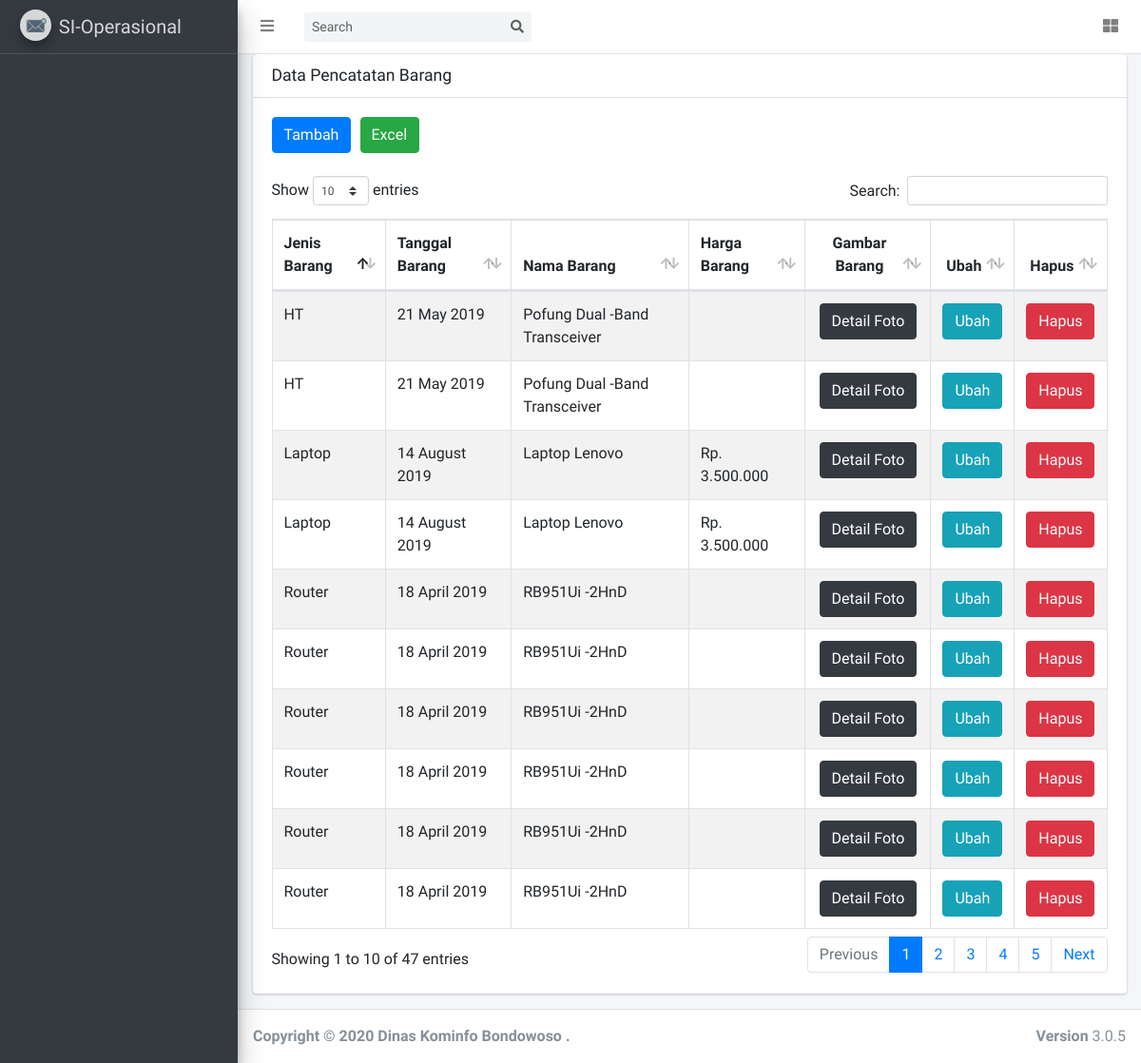
/index.php/barang, run on the app's committed database.
### tables this page shows
CREATE TABLE `tbl_barang` (
  `id_barang` int(11) NOT NULL,
  `id_jenis` int(11) NOT NULL,
  `id_kegiatan` int(11) NOT NULL,
  `id_satuan` int(11) NOT NULL,
  `tgl_barang` date NOT NULL,
  `nama_barang` varchar(100) NOT NULL,
  `model_barang` varchar(100) NOT NULL,
  `fcc_barang` varchar(200) NOT NULL,
  `upc_barang` varchar(100) NOT NULL,
  `hwversi_barang` varchar(100) NOT NULL,
  `cmiit_barang` varchar(100) NOT NULL,
  `kg_barang` varchar(100) NOT NULL,
  `produk_barang` varchar(100) NOT NULL,
  `type_barang` varchar(100) NOT NULL,
  `plug_barang` varchar(100) NOT NULL,
  `mac_barang` varchar(60) NOT NULL,
  `seri_barang` varchar(50) NOT NULL,
  `power_barang` varchar(20) NOT NULL,
  `frek_barang` varchar(50) NOT NULL,
  `stok_barang` int(11) NOT NULL,
  `harga_barang` varchar(20) NOT NULL,
  `img_barang` varchar(200) NOT NULL
);

CREATE TABLE `tbl_jenis` (
  `id_jenis` int(11) NOT NULL,
  `nama_jenis` varchar(255) DEFAULT NULL
);

### application/controllers/Barang.php (called while the page is built, shortened)
<?php
class Barang extends CI_Controller
{
    function __construct()
    {
        $this->load->model('Main_model', 'main');
        $this->load->library('session');
    }
    public function index()
    {
        $id_role                    = $this->session->userdata('id_role');
        $data['menu']               = $this->main->get_menu_selected($id_role);
        $data['barang']             = $this->main->get_data_join('tbl_barang', 'tbl_jenis', 'tbl_barang.id_jenis=tbl_jenis.id_jenis');
        $this->load->view('barang/index', $data);
    }
}

### index.php (called while the page is built, shortened)
<?php
require_once BASEPATH.'core/CodeIgniter.php';

### application/models/Main_model.php (called while the page is built, shortened)
<?php
class Main_model extends CI_Model
{
    function get_data_join($table, $table_join, $where)
    {
        $query = $this->db->select('*')->from($table)->join($table_join, $where)->get();
        return $query->result();
    }
    function get_menu_selected($role_id)
    {
        $this->db->select('*')
            ->from('tbl_user_access')
            ->join('tbl_sub_menu', 'tbl_user_access.id_sub_menu = tbl_sub_menu.id_sub_menu')
            ->join('tbl_menu', 'tbl_menu.id_menu = tbl_sub_menu.id_menu')
            ->where('tbl_user_access.id_role =', $role_id)
            ->group_by('tbl_menu.id_menu');
        $query = $this->db->get();
        return $query->result();
    }
}

### application/views/barang/index.php (the view, shortened to what this page needs)
<!DOCTYPE html>
<html lang="en">
<head>
</head>
<body class="hold-transition sidebar-mini layout-fixed layout-navbar-fixed layout-footer-fixed">
    <div class="wrapper">
        <div class="content-wrapper">
            <section class="content">
                <div class="container-fluid">
                    <div class="card">
                        <div class="card-header">
                            <h3 class="card-title">Data Pencatatan Barang</h3>
                        </div>
                        <div class="card-body">
                            <table id="example1" class="table table-bordered table-striped">
                                <button type="button" class="btn btn-primary" onclick="window.location.href='<?= site_url(); ?>/barang/add_data';">Tambah</button>
                                <button type="button" class="btn btn-success" style="margin-left:10px; padding-left:10px;" onclick="window.location.href='<?= site_url(); ?>/barang/print_excel';">Excel</button>
                                <br>
                                <br>
                                <thead>
                                    <tr>
                                        <th>Jenis Barang</th>
                                        <th>Tanggal Barang</th>
                                        <th>Nama Barang</th>
                                        <th>Harga Barang</th>
                                        <th style="text-align:center;">Gambar Barang</th>
                                        <th style="text-align:center;">Ubah</th>
                                        <th style="text-align:center;">Hapus</th>
                                    </tr>
                                </thead>
                                <tbody>
                                    <?php foreach ($barang as $row_barang) { ?>
                                        <tr>
                                            <td><?= $row_barang->nama_jenis ?></td>
                                            <td><?= date("d F Y", strtotime($row_barang->tgl_barang)) ?></td>
                                            <td><?= $row_barang->nama_barang ?></td>
                                            <td><?= $row_barang->harga_barang ?></td>
                                            <td style="text-align:center;"> <a style="color:white;" data-toggle="modal" data-target="#detail<?=$row_barang->id_barang;?>" class="btn btn-dark"> Detail Foto</a></td>
                                            <td style="text-align:center;"><a style="color:white;" type="button" href="<?= site_url('barang/edit_data/') . $row_barang->id_barang; ?>" class="btn btn-info"> Ubah</a</td> <td style="text-align:center;"><button type="button" class="btn btn-danger" data-toggle="modal" data-target="#delete<?= $row_barang->id_barang ?>"> Hapus</button</td> </tr> <?php } ?> </tbody> </table> </div> </div> </section> <?php foreach ($barang as $row_barang) { ?> <div class="modal fade" id="delete<?= $row_barang->id_barang ?>">
                        </div>
                    <?php } ?>
                    </div>
</body>
</html>

### data on the page
tbl_barang: id_jenis.nama_jenis "Laptop", tgl_barang "14 August 2019", nama_barang "Laptop Lenovo", harga_barang "Rp. 3.500.000"
tbl_barang: id_jenis.nama_jenis "Laptop", tgl_barang "14 August 2019", nama_barang "Laptop Lenovo", harga_barang "Rp. 3.500.000"
tbl_barang: id_jenis.nama_jenis "HT", tgl_barang "21 May 2019", nama_barang "Pofung Dual -Band Transceiver"
tbl_barang: id_jenis.nama_jenis "HT", tgl_barang "21 May 2019", nama_barang "Pofung Dual -Band Transceiver"
tbl_barang: id_jenis.nama_jenis "Router", tgl_barang "18 April 2019", nama_barang "RB951Ui -2HnD"
tbl_barang: id_jenis.nama_jenis "Router", tgl_barang "18 April 2019", nama_barang "RB951Ui -2HnD"
tbl_barang: id_jenis.nama_jenis "Router", tgl_barang "18 April 2019", nama_barang "RB951Ui -2HnD"
tbl_barang: id_jenis.nama_jenis "Router", tgl_barang "18 April 2019", nama_barang "RB951Ui -2HnD"
tbl_barang: id_jenis.nama_jenis "Router", tgl_barang "18 April 2019", nama_barang "RB951Ui -2HnD"
tbl_barang: id_jenis.nama_jenis "Router", tgl_barang "18 April 2019", nama_barang "RB951Ui -2HnD"
